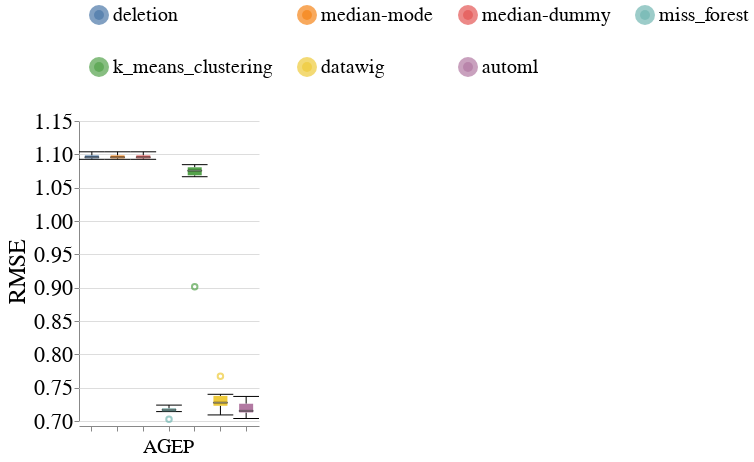

Notebook code cell kept with this figure:
### Code cell
create_box_plots_for_mixed_exp(dataset_name=DATASET_NAME,
                               column_names=['AGEP'],
                               metric_name='rmse',
                               db_client=db_client)
